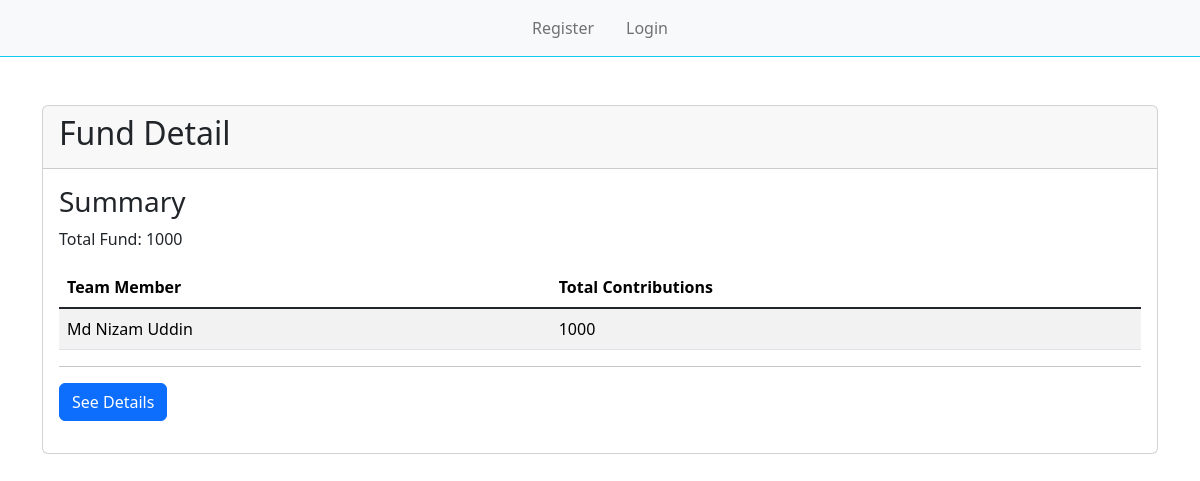
/deposit-detail/, run on an earlier commit of the app's database.
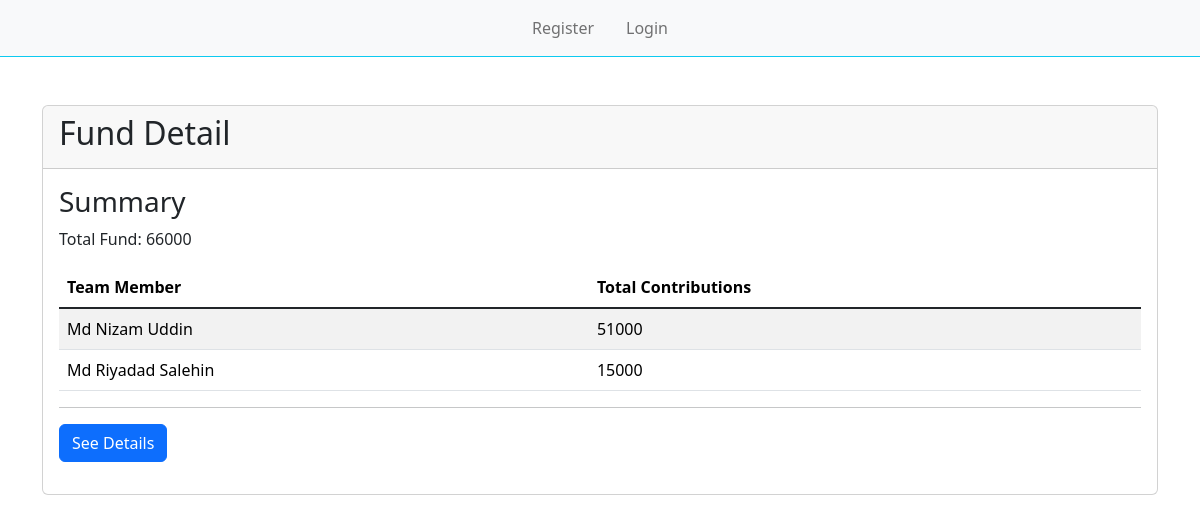
And on a later commit of the database.
### myapp/models.py (models this page shows)
class SocityMember(models.Model):
    name = models.CharField(max_length=255)
    society_designation = models.CharField(max_length=255, default="General Member")
    email = models.EmailField()
    phone_number = models.CharField(max_length=15)
    def __str__(self):
        return self.name

### myapp/views.py (the view)
# urls.py: path('deposit-detail/', views.DepositDetails, name='deposit_detail'),
def DepositDetails(request):
    contributionfund = Deposit.objects.all().order_by('date')
    total_fund = contributionfund.aggregate(total=Sum("amount"))['total']
    contributions_by_member = Deposit.objects.values('team_member__name').annotate(total_contributions=Sum('amount'))
    context = {
        'title': 'Fund Detail',
        'contributionfund': contributionfund,
        'total_fund': total_fund,
        'contributions_by_member': contributions_by_member
    }
    return render(request, 'funddetail.html', context)

### templates/funddetail.html (shortened to what this page needs)
{% extends 'base.html' %}
{% load static %}
{% block content %}
<div class="container mt-5">
    <div class="row">
        <div class="col">
            <div class="card">
                <div class="card-header">
                    <h2>{{ title }}</h2>
                </div>
                <div class="card-body">
                    <h3>Summary</h3>
                    <p>Total Fund: {{ total_fund }}</p>
                    <table class="table table-striped">
                        <thead>
                            <tr>
                                <th>Team Member</th>
                                <th>Total Contributions</th>
                            </tr>
                        </thead>
                        <tbody>
                            {% for member in contributions_by_member %}
                            <tr>
                                <td>{{ member.team_member__name }}</td>
                                <td>{{ member.total_contributions }}</td>
                            </tr>
                            {% endfor %}
                        </tbody>
                    </table>
                    <hr>
                    <button id="toggleDetails" class="btn btn-primary mb-3">See Details</button>
                </div>
            </div>
        </div>
    </div>
</div>
{% endblock %}

What changed in the data, as far as the page shows it:
changed SocityMember "Md Nizam Uddin": total_contributions "1000" → "51000"
added SocityMember: team_member__name "Md Riyadad Salehin", total_contributions "15000"
Also different on the page:
{{ total_fund }}: "1000" → "66000"
